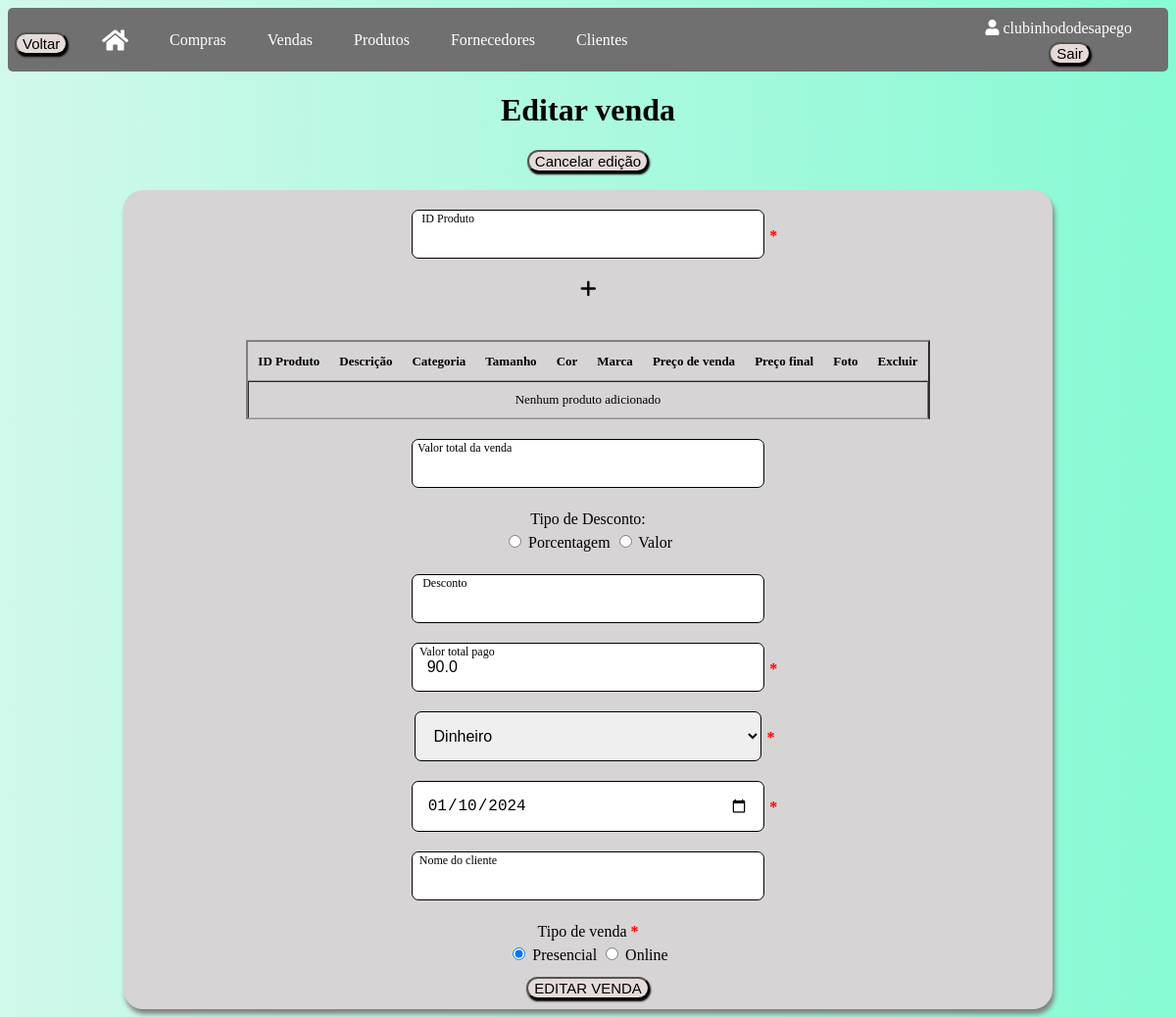
The page /editarvendas/2 (signed in) on the database as committed earlier.
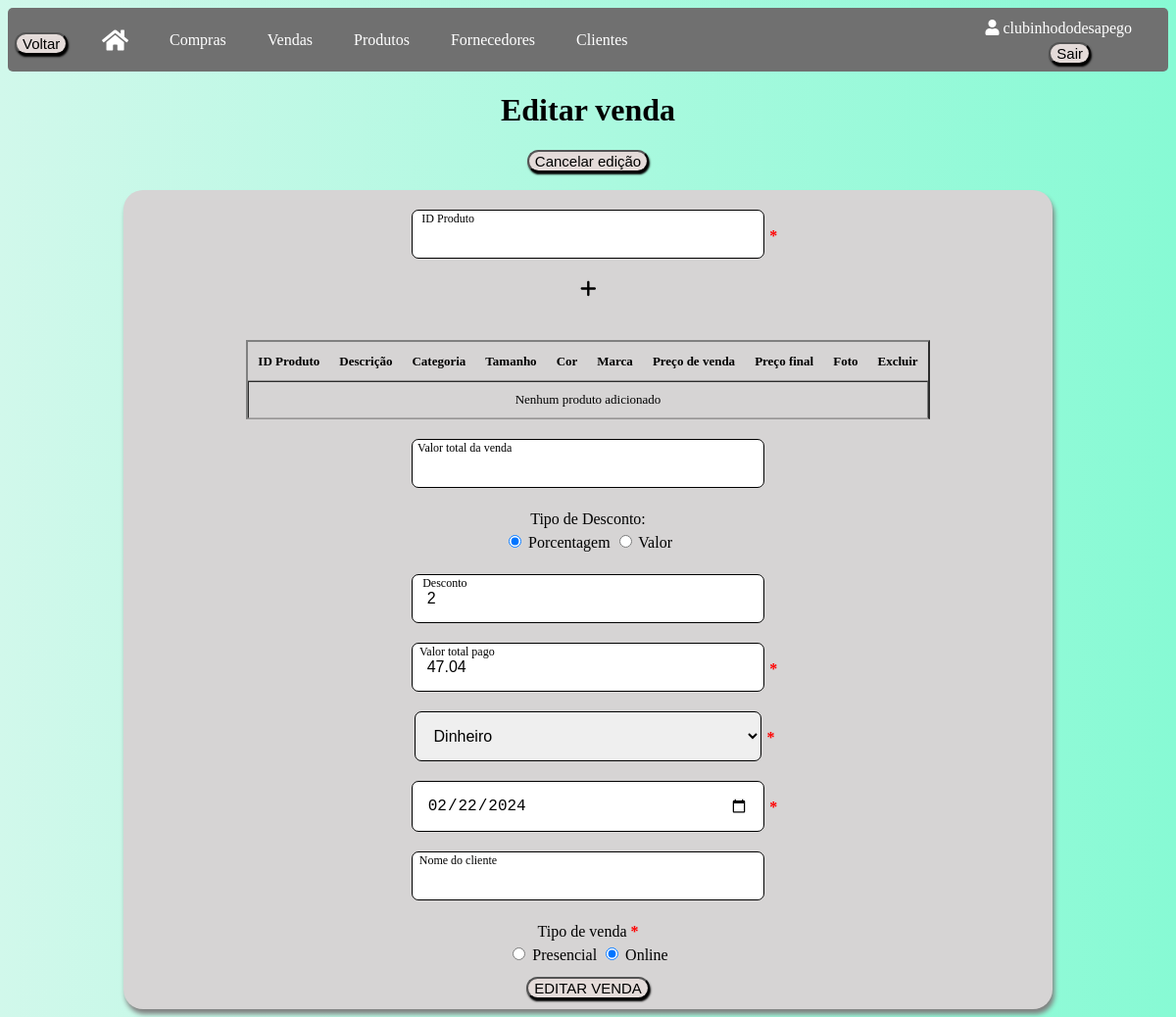
The same page on the database as committed later.
### app/models/tables.py (models this page shows, shortened)
class Venda(db.Model):
    __tablename__ = "vendas"
    id = db.Column(db.Integer, primary_key=True, autoincrement=True)
    tipo_desconto = db.Column(db.String)
    desconto = db.Column(db.Integer)
    val_total = db.Column(db.Float)
    forma_pagamento = db.Column(db.String(50))
    tipo_venda = db.Column(db.String(10))
    dta_venda = db.Column(db.Date)
    id_usuario = db.Column(db.Integer, db.ForeignKey('usuarios.id'))
    nome_cliente = db.Column(db.String, db.ForeignKey('clientes.nome'))
    produtos = db.relationship('Produto', secondary=produtos_vendas, back_populates='vendas')

### app/default.py (the view, shortened to what this page needs)
@app.route("/editarvendas/<int:id>", methods=['GET', 'POST'])
def editar_venda(id):
    session.pop('success', None)
    session.pop('error', None)
    venda = Venda.query.filter_by(id=id, id_usuario=current_user.id).first()
    if not venda:
        flash('Venda não encontrada ou não autorizada para edição', 'error')
        return redirect(url_for('vendas_cadastro'))
    produtos = Produto.query.filter_by(id_usuario=current_user.id).all()
    return render_template("editarvendas.html", venda=venda, produtos=produtos)

### app/default.py (called while the page is built)
@login_manager.user_loader
def load_user(id_usuario):
    return Usuario.query.get(int(id_usuario))

### app/templates/editarvendas.html (shortened to what the changed rows need)
<!DOCTYPE html>
<html lang="en">
<head>
    <link rel="stylesheet" type="text/css" href="{{ url_for('static', filename='css/vendas.css') }}">
    <link rel="stylesheet" href="https://cdnjs.cloudflare.com/ajax/libs/font-awesome/5.15.3/css/all.min.css">
    <link rel="stylesheet" type="text/css" href="https://cdn.datatables.net/1.11.5/css/jquery.dataTables.min.css">
</head>
<body>
    <h1 class="titulo">Editar venda</h1>
    {% block content %}
    <div id="container-login" class="container-vendas">
        <form id="formEditarVenda" action="{{ url_for('editar_venda', id=venda.id)}}" method="POST">
            <section id="vendas" class="section-vendas">
                <br>
                <table id="tabelaProdutos" class="tabela-cadastro" border="2">
                    <thead>
                        <tr>
                            <th>ID Produto</th>
                            <th>Descrição</th>
                            <th>Categoria</th>
                            <th>Tamanho</th>
                            <th>Cor</th>
                            <th>Marca</th>
                            <th>Preço de venda</th>
                            <th>Preço final</th>
                            <th>Foto</th>
                            <th>Excluir</th>
                        </tr>
                    </thead>
                </table>
                <div class="input-container">
                    <label for="desconto">Tipo de Desconto:</label>
                    <br>
                    <input type="radio" id="tipo_desconto_porcentagem" name="tipo_desconto" value="Porcentagem" {% if venda.tipo_desconto == 'Porcentagem' %}checked{% endif %}> Porcentagem
                    <input type="radio" id="tipo_desconto_valor" name="tipo_desconto" value="Valor" {% if venda.tipo_desconto == 'Valor' %}checked{% endif %}> Valor
                </div>
                <div class="input-container">
                    <input type="number" name="desconto" value="{{ venda.desconto }}" class="input-field" id="desconto-input">
                    <label for="desconto" class="input-label" id="label-desconto">Desconto</label>
                </div>
                <div class="input-container">
                    <input type="text" name="val_total" value="{{ venda.val_total }}" id="val_total" class="input-field formatar-reais" required>
                    <label for="val_total" class="input-label">Valor total pago</label>
                    <span class="required-asterisk">*</span>
                </div>
                <div class="input-container">
                    <select name="forma_pagamento" id="forma_pagamento" class="input-field select">
                        <option value="Dinheiro" {% if venda.forma_pagamento == 'Dinheiro' %}selected{% endif %}>Dinheiro</option>
                    </select>
                    <span class="required-asterisk">*</span>
                </div>
                <div class="input-container">
                    <input type="date" name="dta_venda" value="{{ venda.dta_venda }}" class="input-field" required>
                    <span class="required-asterisk">*</span>
                </div>
                <div class="checkbox-group">
                    <div for="tipo_venda">
                        <span>Tipo de venda</span>
                        <span style="color: red; font-weight: bold">*</span>
                    </div>
                    <input type="radio" name="tipo_venda" id="tipo_venda_presencial" value="Presencial" {% if venda.tipo_venda == 'Presencial' %}checked{% endif %} required> Presencial
                    <input type="radio" name="tipo_venda" id="tipo_venda_online" value="Online" {% if venda.tipo_venda == 'Online' %}checked{% endif %} required> Online
                </div>
            </section>
        </form>
    </div>
    {% endblock %}
</body>
</html>

Rows that differ between the two databases and show on the page:
changed Venda "Dinheiro": tipo_desconto "☐" → "☑"; desconto (not shown) → "2"; val_total "90.0" → "47.04"; dta_venda "01/10/2024" → "02/22/2024"; tipo_venda "☑" → "☐"; tipo_venda "☐" → "☑"
